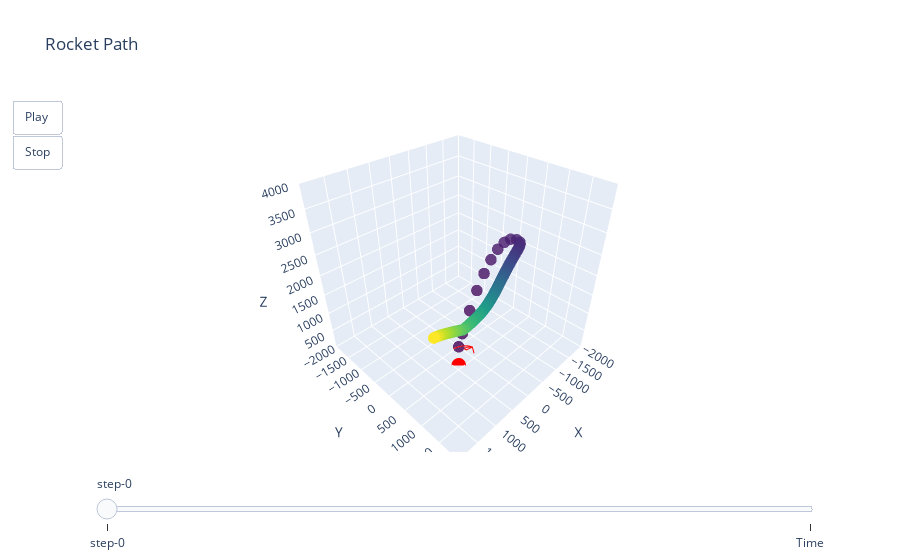

Notebook cell for this chart:
### Code cell
# Create a trace for the unit vector
vectorMagnitude = 500

unit_vector_trace = go.Scatter3d(
    x=simulation['UnitVectorX'] * vectorMagnitude + elevationMotorX,
    y=simulation['UnitVectorY'] * vectorMagnitude + elevationMotorY,
    z=simulation['UnitVectorZ'] * vectorMagnitude + elevationMotorZ,
    mode='lines',
    line=dict(
        width=2,
        color='red',
    ),
    name='Unit Vector'
)

frames = [go.Frame(data=[go.Scatter3d(
    x=simulation['X'][:i],
    y=simulation['Y'][:i],
    z=simulation['Z'][:i],
    mode='markers',
    marker=dict(
        size=4,
        color=simulation['Time'][:i],
        colorscale='Viridis',
        opacity=0.8
    ),
    text=simulation['Time'][:i].map('{:.3f}'.format) + ' s'
),
go.Scatter3d(
    x=simulation['UnitVectorX'][:i] * vectorMagnitude + elevationMotorX,
    y=simulation['UnitVectorY'][:i] * vectorMagnitude + elevationMotorY,
    z=simulation['UnitVectorZ'][:i] * vectorMagnitude + elevationMotorZ,
    mode='lines',
    line=dict(
        width=2,
        color='red',
    ),
    name='Unit Vector'
)]) for i in range(1, len(simulation) + 1)]

layout = go.Layout(
    title='Rocket Path (unit vector currently not correct - center of scale is off)',
    scene=dict(
        xaxis=dict(title='X'),
        yaxis=dict(title='Y'),
        zaxis=dict(title='Z'),
    ),
    showlegend=False,
    updatemenus=[dict(type="buttons",
                        showactive=False,
                        buttons=[dict(label="Play",
                                        method="animate",
                                        args=[None, {"frame": {"duration": 500, "redraw": True}, "fromcurrent": True, "transition": {"duration": 300}}]),
                                dict(label="Stop",
                                        method="animate",
                                        args=[[None], {"frame": {"duration": 0, "redraw": False}, "mode": "immediate", "transition": {"duration": 0}}])])],
    # Set the duration of the animation
    sliders=[dict(steps=[dict(method='animate',
                              args=[None, dict(frame=dict(duration=100, redraw=True), fromcurrent=True)]),
                         dict(label='Time',
                              method='animate',
                              args=[None, dict(frame=dict(duration=100, redraw=True), fromcurrent=True)])])],
)

# Create animation figure
figSim = go.Figure(data=[trace, unit_vector_trace], frames=frames, layout=layout)

# Plot coordinates of antenna rig
figSim.add_trace(go.Scatter3d(x=[elevationMotorX], y=[elevationMotorY], z=[elevationMotorZ],
                                 mode='markers', marker=dict(size=5, color='red'), name='Antenna rig'))

# Change limits of the plot
figSim.update_layout(scene=dict(aspectmode='cube', 
                                   xaxis=dict(range=[-2000, 2000]), 
                                   yaxis=dict(range=[-2000, 2000]), 
                                   zaxis=dict(range=[0, 4000])))

figSim.show()

### Figure 1 — Plotly figure (JSON) as saved in the notebook; plotly's stock layout.template omitted (floating-point values rounded to 4 significant figures)
{"data": [{"marker": {"color": [0, 2.851, 5.703, 8.554, 11.41, 14.26, 17.11, 19.96, 22.81, 25.66, 28.51, 31.36, 34.22, 37.07, 39.92, 42.77, 45.62, 48.47, 51.32, 54.18, 57.03, 59.88, 62.73, 65.58, 68.43, 71.28, 74.13, 76.99, 79.84, 82.69, 85.54, 88.39, 91.24, 94.09, 96.95, 99.8, 102.6, 105.5, 108.4, 111.2, 114.1, 116.9, 119.8, 122.6, 125.5, 128.3, 131.2, 134.0, 136.9, 139.7, 142.6, 145.4, 148.3, 151.1, 154.0, 156.8, 159.7, 162.5, 165.4, 168.2, 171.1, 173.9, 176.8, 179.6, 182.5, 185.3, 188.2, 191.0, 193.9, 196.7, 199.6, 202.4, 205.3, 208.1, 211.0, 213.8, 216.7, 219.6, 222.4, 225.3, 228.1, 231.0, 233.8, 236.7, 239.5, 242.4, 245.2, 248.1, 250.9, 253.8, 256.6, 259.5, 262.3, 265.2, 268.0, 270.9, 273.7, 276.6, 279.4], "colorscale": [[0, "#440154"], [0.1111, "#482878"], [0.2222, "#3e4989"], [0.3333, "#31688e"], [0.4444, "#26828e"], [0.5556, "#1f9e89"], [0.6667, "#35b779"], [0.7778, "#6ece58"], [0.8889, "#b5de2b"], [1, "#fde725"]], "opacity": 0.8, "size": 4}, "mode": "markers", "text": ["0.000 s", "2.851 s", "5.703 s", "8.554 s", "11.405 s", "14.257 s", "17.108 s", "19.959 s", "22.811 s", "25.662 s", "28.513 s", "31.365 s", "34.216 s", "37.067 s", "39.919 s", "42.770 s", "45.621 s", "48.473 s", "51.324 s", "54.175 s", "57.027 s", "59.878 s", "62.729 s", "65.581 s", "68.432 s", "71.283 s", "74.135 s", "76.986 s", "79.837 s", "82.689 s", "85.540 s", "88.391 s", "91.243 s", "94.094 s", "96.945 s", "99.797 s", "102.648 s", "105.499 s", "108.351 s", "111.202 s", "114.053 s", "116.905 s", "119.756 s", "122.607 s", "125.459 s", "128.310 s", "131.161 s", "134.013 s", "136.864 s", "139.715 s", "142.567 s", "145.418 s", "148.269 s", "151.121 s", "153.972 s", "156.823 s", "159.675 s", "162.526 s", "165.377 s", "168.229 s", "171.080 s", "173.931 s", "176.783 s", "179.634 s", "182.485 s", "185.337 s", "188.188 s", "191.039 s", "193.891 s", "196.742 s", "199.593 s", "202.445 s", "205.296 s", "208.147 s", "210.999 s", "213.850 s", "216.701 s", "219.553 s", "222.404 s", "225.255 s", "228.107 s", "230.958 s", "233.809 s", "236.661 s", "239.512 s", "242.363 s", "245.215 s", "248.066 s", "250.917 s", "253.769 s", "256.620 s", "259.471 s", "262.323 s", "265.174 s", "268.025 s", "270.877 s", "273.728 s", "276.579 s", "279.431 s"], "type": "scatter3d", "x": [0, -30.25, -93.3, -149.7, -201.9, -250.9, -297.6, -342.5, -386.0, -428.6, -452.6, -456.0, -453.7, -449.2, -443.8, -438.4, -433.2, -428.4, -423.9, -419.9, -416.3, -413.2, -410.5, -408.2, -406.4, -405.0, -403.9, -403.0, -402.1, -401.2, -400.4, -399.7, -398.9, -398.2, -397.6, -397.0, -396.4, -395.8, -395.1, -394.3, -393.4, -392.4, -391.1, -389.8, -388.2, -386.5, -384.7, -382.7, -380.5, -378.1, -375.3, -372.1, -368.6, -364.7, -360.4, -355.7, -350.6, -345.1, -339.2, -332.9, -325.9, -318.1, -309.4, -299.6, -288.9, -277.2, -264.6, -251.1, -236.9, -222.0, -206.3, -190.0, -173.4, -156.7, -140.1, -123.3, -106.6, -89.77, -72.94, -56.08, -39.14, -22.19, -5.244, 11.75, 28.69, 45.28, 61.48, 77.28, 92.7, 107.6, 122.1, 136.6, 150.2, 163.8, 176.8, 189.4, 201.8, 213.3, 224.9], "y": [0, 81.24, 237.2, 375.8, 502.7, 621.3, 733.7, 841.6, 946.3, 1049.0, 1106.0, 1114.0, 1107.0, 1093.0, 1077.0, 1060.0, 1042.0, 1025.0, 1007.0, 989.4, 972.0, 954.7, 937.5, 920.4, 903.5, 886.8, 870.1, 853.5, 837.0, 820.5, 804.1, 787.8, 771.4, 755.2, 738.9, 722.8, 706.6, 690.5, 674.2, 657.7, 640.9, 623.8, 606.4, 588.8, 570.9, 552.6, 534.1, 515.2, 496.1, 476.6, 456.6, 436.1, 415.2, 393.8, 371.9, 349.5, 326.6, 303.2, 279.3, 255.0, 230.2, 205.1, 179.5, 153.6, 127.3, 100.8, 74.31, 47.95, 21.77, -4.186, -29.89, -55.07, -79.77, -104.3, -128.6, -152.8, -176.8, -200.6, -224.3, -247.8, -271.0, -294.1, -317.3, -340.2, -362.7, -384.7, -406.0, -426.7, -446.7, -466.0, -484.5, -503.1, -520.1, -537.2, -553.3, -568.8, -583.9, -597.7, -611.4], "z": [1.8, 446.4, 1173.0, 1753.0, 2213.0, 2569.0, 2832.0, 3007.0, 3100.0, 3113.0, 3079.0, 3040.0, 2995.0, 2948.0, 2901.0, 2853.0, 2806.0, 2758.0, 2711.0, 2664.0, 2617.0, 2570.0, 2523.0, 2477.0, 2430.0, 2384.0, 2337.0, 2291.0, 2245.0, 2199.0, 2153.0, 2107.0, 2061.0, 2016.0, 1970.0, 1925.0, 1880.0, 1835.0, 1789.0, 1744.0, 1700.0, 1655.0, 1610.0, 1565.0, 1521.0, 1476.0, 1432.0, 1388.0, 1344.0, 1300.0, 1256.0, 1212.0, 1168.0, 1125.0, 1081.0, 1038.0, 994.5, 951.3, 908.2, 865.2, 822.4, 779.6, 736.9, 694.3, 651.8, 609.4, 567.1, 524.9, 482.8, 440.7, 398.7, 369.7, 356.4, 343.1, 329.9, 316.7, 303.5, 290.3, 277.1, 263.9, 250.8, 237.6, 224.4, 211.3, 198.1, 185.0, 171.9, 158.7, 145.6, 132.5, 119.4, 106.3, 93.24, 80.15, 67.08, 54.01, 40.95, 27.9, 14.85]}, {"line": {"color": "red", "width": 2}, "mode": "lines", "name": "Unit Vector", "type": "scatter3d", "x": [-100.0, 19.12, 208.5, 266.1, 287.3, 295.6, 298.0, 297.0, 293.6, 287.9, 283.4, 281.6, 280.3, 279.3, 278.4, 277.4, 276.4, 275.3, 274.1, 272.8, 271.4, 269.8, 268.2, 266.4, 264.4, 262.4, 260.1, 257.8, 255.4, 252.8, 250.2, 247.4, 244.5, 241.4, 238.2, 234.9, 231.4, 227.7, 223.9, 219.9, 215.8, 211.4, 206.9, 202.1, 197.2, 191.9, 186.5, 180.7, 174.7, 168.3, 161.7, 154.7, 147.4, 139.7, 131.7, 123.2, 114.3, 104.9, 95.1, 84.8, 74.1, 63.07, 51.75, 40.18, 28.4, 16.5, 4.586, -7.213, -18.75, -29.85, -40.3, -46.81, -48.97, -50.54, -51.47, -51.67, -51.07, -49.59, -47.18, -43.76, -39.35, -33.86, -27.27, -19.63, -11.05, -1.703, 8.25, 18.71, 29.56, 40.6, 51.77, 63.39, 74.5, 85.88, 96.93, 107.8, 118.5, 128.5, 138.5], "y": [400.0, 449.1, 465.5, 467.1, 470.6, 476.2, 483.4, 492.0, 502.1, 514.3, 522.6, 524.9, 525.7, 525.8, 525.5, 525.1, 524.7, 524.3, 523.8, 523.4, 523.0, 522.6, 522.3, 522.0, 521.7, 521.4, 521.2, 521.0, 520.8, 520.6, 520.4, 520.3, 520.1, 520.0, 519.8, 519.7, 519.6, 519.4, 519.3, 519.1, 518.9, 518.5, 518.2, 517.7, 517.2, 516.5, 515.8, 515.0, 514.0, 512.9, 511.6, 510.1, 508.3, 506.3, 503.9, 501.2, 498.2, 494.7, 490.7, 486.2, 481.0, 475.3, 468.7, 461.4, 453.2, 444.1, 434.0, 422.9, 410.9, 397.8, 383.7, 368.9, 353.7, 337.9, 321.5, 304.6, 287.1, 269.2, 250.9, 232.4, 213.7, 194.9, 176.0, 157.3, 139.0, 121.4, 104.7, 88.77, 73.8, 59.88, 46.94, 34.57, 23.6, 13.19, 3.79, -4.814, -12.74, -19.64, -26.13], "z": [1.591, 320.2, 457.2, 477.0, 482.0, 483.0, 482.3, 480.6, 477.7, 473.7, 470.5, 469.4, 468.9, 468.6, 468.5, 468.3, 468.2, 468.0, 467.8, 467.5, 467.3, 466.9, 466.5, 466.1, 465.6, 465.1, 464.5, 463.8, 463.1, 462.4, 461.6, 460.7, 459.8, 458.8, 457.7, 456.5, 455.3, 453.9, 452.5, 451.0, 449.4, 447.6, 445.8, 443.8, 441.7, 439.5, 437.0, 434.4, 431.5, 428.5, 425.1, 421.6, 417.7, 413.5, 408.9, 403.9, 398.4, 392.4, 385.8, 378.4, 370.4, 361.7, 352.1, 341.7, 330.3, 317.8, 304.1, 289.2, 273.0, 255.4, 236.4, 222.2, 215.1, 207.8, 200.1, 192.1, 183.8, 175.4, 166.8, 158.0, 149.2, 140.3, 131.4, 122.5, 113.7, 105.0, 96.46, 88.04, 79.8, 71.75, 63.88, 56.16, 48.66, 41.32, 34.18, 27.2, 20.38, 13.74, 7.232]}, {"marker": {"color": "red", "size": 5}, "mode": "markers", "name": "Antenna rig", "type": "scatter3d", "x": [400], "y": [400], "z": [0]}], "layout": {"scene": {"aspectmode": "cube", "xaxis": {"range": [-2000, 2000], "title": {"text": "X"}}, "yaxis": {"range": [-2000, 2000], "title": {"text": "Y"}}, "zaxis": {"range": [0, 4000], "title": {"text": "Z"}}}, "showlegend": false, "sliders": [{"steps": [{"args": [null, {"frame": {"duration": 100, "redraw": true}, "fromcurrent": true}], "method": "animate"}, {"args": [null, {"frame": {"duration": 100, "redraw": true}, "fromcurrent": true}], "label": "Time", "method": "animate"}]}], "title": {"text": "Rocket Path"}, "updatemenus": [{"buttons": [{"args": [null, {"frame": {"duration": 500, "redraw": true}, "fromcurrent": true, "transition": {"duration": 300}}], "label": "Play", "method": "animate"}, {"args": [[null], {"frame": {"duration": 0, "redraw": false}, "mode": "immediate", "transition": {"duration": 0}}], "label": "Stop", "method": "animate"}], "showactive": false, "type": "buttons"}]}}
